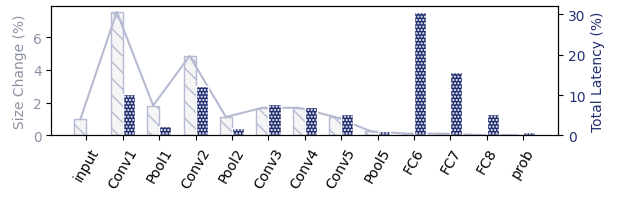

The script that drew this image:
import os
import numpy as np
import matplotlib as mpl
import matplotlib.pyplot as plt

index = ['input', 'Conv1', 'Pool1', 'Conv2', 'Pool2', 'Conv3', 'Conv4', 'Conv5', 'Pool5', 'FC6', 'FC7', 'FC8', 'prob']

Latency = [0.03, 10.15, 2.256, 12.256, 1.784, 7.757, 6.936, 5.313, 1.163, 30.594, 15.764, 5.239, .761]
Size = [1, 7.536, 1.816, 4.843, 1.123, 1.684, 1.684, 1.123, 0.239, .106, .106, .026, .026]

#Random, Unnormalized,Normalized

plt.rc('xtick', labelsize=11)
plt.rc('ytick', labelsize=10)


fig, ax1 = plt.subplots()

width = 0.1
pos = np.array([0, .3, .6, .9, 1.2, 1.5, 1.8, 2.1, 2.4, 2.7, 3.0, 3.3, 3.6])

#ax1.grid(linestyle='dotted', zorder = 0)

color1 = '#B6BBD3'
color2 = '#223071'
#ax1.set_facecolor('whitesmoke')

ax1.set_xticks(pos+width/2)
ax1.set_xticklabels(index, minor=False, fontsize = 10, rotation = 60)

#ax1.set_xlabel(r'Confidence threshold $\sigma$', fontsize = 13)
ax1.set_ylabel('Size Change', color= '#8E92A4', fontsize = 10)
x1 = ax1.plot(pos, Size, width, color = color1, label = 'Size Change')
xbar1 = ax1.bar(pos, Size, width, color = 'whitesmoke', label = 'Size', hatch = '\\\\', edgecolor = color1)
ax1.tick_params(axis='y', labelcolor = '#8E92A4')

ax2 = ax1.twinx()
ax2.set_ylabel('Total Latency (%)', color=color2, fontsize = 10)
xbar2 = ax2.bar(pos+width, Latency, width, color=color2, label = 'Total Latency (%)', hatch = '.....', edgecolor = 'white')
ax2.tick_params(axis='y', labelcolor=color2)

fig.tight_layout()  # otherwise the right y-label is slightly clipped

#x = x1 + x2
#labs = [l.get_label() for l in x]
#ax1.legend(x, labs, fontsize=9, framealpha=1)

plt.show()
